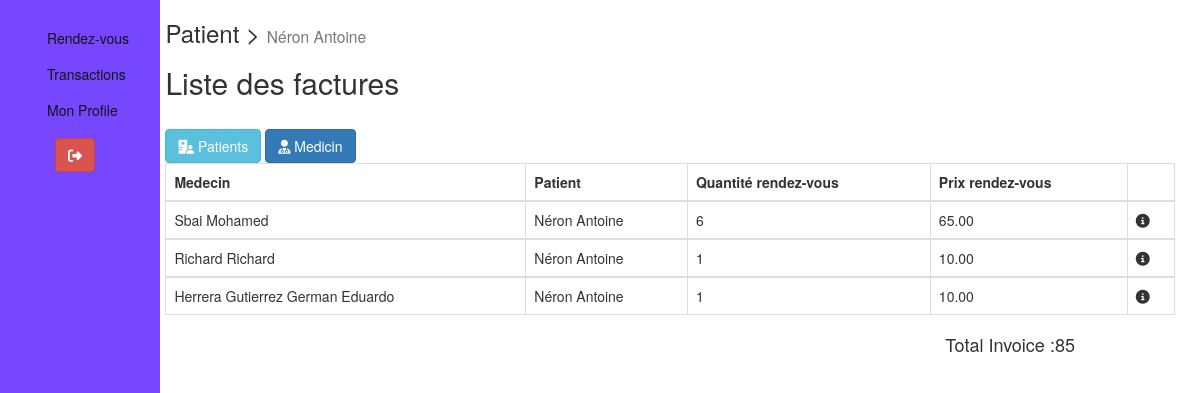
/liste_invoice&qry=doctor (signed in), run on the app's committed database.
### tables this page shows
CREATE TABLE `appointment` (
  `id` int(11) NOT NULL,
  `id_patient` int(11) NOT NULL,
  `id_medecin` int(11) NOT NULL,
  `date_rendezvous` date NOT NULL,
  `heure_rendezvous` varchar(10) NOT NULL
);

CREATE TABLE `doctor` (
  `id` int(11) NOT NULL,
  `nom` varchar(100) NOT NULL,
  `prenom` varchar(100) NOT NULL,
  `date_naissance` date NOT NULL,
  `photo` varchar(100) NOT NULL,
  `email` varchar(150) NOT NULL,
  `adresse` varchar(150) NOT NULL,
  `code_postal` varchar(20) NOT NULL,
  `ville` varchar(100) NOT NULL,
  `province` varchar(100) NOT NULL,
  `telephone` varchar(50) NOT NULL,
  `cv` varchar(100) NOT NULL,
  `mdp` varchar(150) NOT NULL
);

CREATE TABLE `patient` (
  `id` int(11) NOT NULL,
  `nom` varchar(100) NOT NULL,
  `prenom` varchar(100) NOT NULL,
  `date_naissance` date NOT NULL,
  `email` varchar(150) NOT NULL,
  `adresse` varchar(150) NOT NULL,
  `code_postal` varchar(10) NOT NULL,
  `ville` varchar(100) NOT NULL,
  `province` varchar(100) NOT NULL,
  `telephone` varchar(20) NOT NULL,
  `description` text NOT NULL,
  `mdp` varchar(150) NOT NULL
);

### index.php (called while the page is built, shortened)
<?php
    $router = new Router();
    $router->routereq();
?>

### Models/SummaryAppointment.php (called while the page is built, shortened)
<?php
    class SummaryAppointment
    {
        public $_nom_p;
        public $_prenom_p;
        public $_id_d;
        public $_nom_d;
        public $_prenom_d;
        public $_n_rv;
        public $_prix_rv;
        public function nom_p()
        {
            return $this->_nom_p;
        }
        public function setNom_p($_nom)
        {
            $this->_nom_p = $_nom;
        }
        public function prenom_p()
        {
            return $this->_prenom_p;
        }
        public function setPrenom_p($_prenom)
        {
            $this->_prenom_p = $_prenom;
        }
        public function id_d()
        {
            return $this->_id_d;
        }
        public function setId_d($_id_d)
        {
            $this->_id_d = $_id_d;
        }
        public function nom_d()
        {
            return $this->_nom_d;
        }
        public function setNom_d($_nom_d)
        {
            $this->_nom_d = $_nom_d;
        }
        public function prenom_d()
        {
            return $this->_prenom_d;
        }
        public function setPrenom_d($_prenom_d)
        {
            $this->_prenom_d = $_prenom_d;
        }
        public function n_rv()
        {
            return $this->_n_rv;
        }
        public function setN_rv($_n_rv)
        {
            $this->_n_rv = $_n_rv;
        }
        public function prix_rv()
        {
            return $this->_prix_rv;
        }
        public function setPrix_rv($_prix_rv)
        {
            $this->_prix_rv = $_prix_rv;
        }
    }

### Models/Model.php (called while the page is built, shortened)
<?php
abstract class Model
{
    private static $_db;
    private static function setBdd()
    {
        self::$_db = new PDO("mysql:host=localhost;dbname=system_hopital;charset=utf8", "root", "");
        self::$_db->setAttribute(PDO::ATTR_ERRMODE, PDO::ERRMODE_WARNING);
    }
    protected function getBdd()
    {
        return self::$_db;
    }
    public function getInvoiceList($opt)
    {
        $var = [];
        $sql = "SELECT  p.id as id_p, p.nom as nom_p, p.prenom as prenom_p, d.id as id_d, d.nom as nom_d, d.prenom as prenom_d, a.id as id_rv, a.date_rendezvous as date_rv, count(a.id) as n_rv, sum(i.prix_rendezvous) as prix_rv
        FROM patient p, doctor d, appointment a, invoice i
        WHERE a.id_patient = p.id AND a.id_medecin = d.id AND a.id = i.id_rendezvous GROUP BY ";
        if (isset($_COOKIE["patientemail"])) {
            $sql = "SELECT  p.id as id_p, p.nom as nom_p, p.prenom as prenom_p, d.id as id_d, d.nom as nom_d, d.prenom as prenom_d, a.id as id_rv, a.date_rendezvous as date_rv, count(a.id) as n_rv, sum(i.prix_rendezvous) as prix_rv
            FROM patient p, doctor d, appointment a, invoice i
            WHERE a.id_patient = p.id AND a.id_medecin = d.id AND a.id = i.id_rendezvous AND p.id = " . $_COOKIE["patientemail"] . " GROUP BY ";
        }
        if ($opt == "doctor")
            $sql = $sql . "d.id; ";
        $query = self::$_db->prepare($sql);
        $query->execute();
        while ($data = $query->fetch(PDO::FETCH_ASSOC)) {
            $var[] = new SummaryAppointment($data);
        }
        return $var;
    }
}

### Models/SummaryAppointmentDetailManager.php (called while the page is built, shortened)
<?php
class SummaryAppointmentDetailManager extends Model
{
    public function getSummaryInvoice($order)
    {
        return $this->getInvoiceList($order);
    }
}
?>

### Views/liste_invoice.php (the view, shortened to what this page needs)
<?php
$this->_t = "Liste des factures";
?>
<?php
include("Public/sidebar.php");
?>
<div class="col-10 table-responsive">
  <p class="h3"><?php echo ($this->_usr);
                echo (" > "); ?>
    <small class="text-muted"> <?php echo ($this->_name); ?> </small></h3>
  <h2><?php echo ($this->_t)   ?></h2>
</div>
<div class="col-10 table-responsive">
  <br>
  <a href="/HMS_PROJECT/liste_invoice&qry=patient" class="btn <?= $qry=="patient"?"btn-primary":"btn-info"; ?> float-right"><i class="fas fa-hospital-user"></i> Patients</a>
  <a href="/HMS_PROJECT/liste_invoice&qry=doctor" class="btn <?= $qry=="doctor"?"btn-primary":"btn-info"; ?> float-right"><i class="fas fa-user-md"></i> Medicin</a>
  <br>
  <table class="table table-bordered">
    <thead>
    <tr class="table-primary">
        <th scope="col"><?= $menu[0] ?></th>
        <th scope="col"><?= $menu[1] ?></th>
        <th scope="col"><?= $menu[2] ?></th>
        <th scope="col"><?= $menu[3] ?></th>
        <th></th>
      </tr>
    </thead>
    <?php
    foreach ($invoice as $d) {
    ?>
      <tbody>
        <tr>
          <?php
          if ($qry == "doctor") { ?>
            <td><?= $d->nom_d() . " " . $d->prenom_d() ?></td>
            <td><?= $d->nom_p() . " " . $d->prenom_p() ?></td>
          <?php } else { ?>
            <td><?= $d->nom_p() . " " . $d->prenom_p() ?></td>
            <td><?= $d->nom_d() . " " . $d->prenom_d() ?></td>
          <?php } ?>
          <td><?= $d->n_rv() ?></td>
          <td><?= $d->prix_rv() ?></td>
          <td>
            <?php if($qry =="doctor"){ ?>
              <a href="http://localhost/HMS_PROJECT/index.php?url=detail_invoice&opt=<?= $qry ?>&id=<?= $d->id_d(); ?>" id="link" style="text-decoration:none;" id="link" style="text-decoration:none;"><i class="fas fa-info-circle"></i> </a>
            <?php } ?>
           </td>
        </tr>
      </tbody>
    <?php
    }
    ?>
  </table>
  <?php
      $total = 0;
      foreach ($invoice as $d) {
        $total+= $d->prix_rv();
      }
  ?>
  <h4 style='text-align:right' >Total Invoice :<?= $total ?>  &nbsp; &nbsp; &nbsp; &nbsp; &nbsp; &nbsp;  &nbsp; &nbsp; &nbsp; &nbsp;</h4>
</div>

### Public/style1.css (style rules this page uses)
::placeholder { color: #BDBDBD; opacity: 1; font-weight: 300 }
a { color: inherit; cursor: pointer }

### Public/sidebar.php (style rules this page uses)
.table-responsive { margin-left: 12%; padding: 0px 10px; }

### data on the page
appointment: id_medecin.nom "Sbai", id_medecin.prenom "Mohamed", id_patient.nom "Néron", id_patient.prenom "Antoine", n_rv "6", prix_rv "65.00"
appointment: id_medecin.nom "Richard", id_medecin.prenom "Richard", id_patient.nom "Néron", id_patient.prenom "Antoine", n_rv "1", prix_rv "10.00"
appointment: id_medecin.nom "Herrera Gutierrez", id_medecin.prenom "German Eduardo", id_patient.nom "Néron", id_patient.prenom "Antoine", n_rv "1", prix_rv "10.00"

### other printed values
$this->_usr "Patient"
$this->_name "Néron Antoine"
$this->_t "Liste des factures"
$menu[0] "Medecin"
$menu[1] "Patient"
$menu[2] "Quantité rendez-vous"
$menu[3] "Prix rendez-vous"
$total "85"
